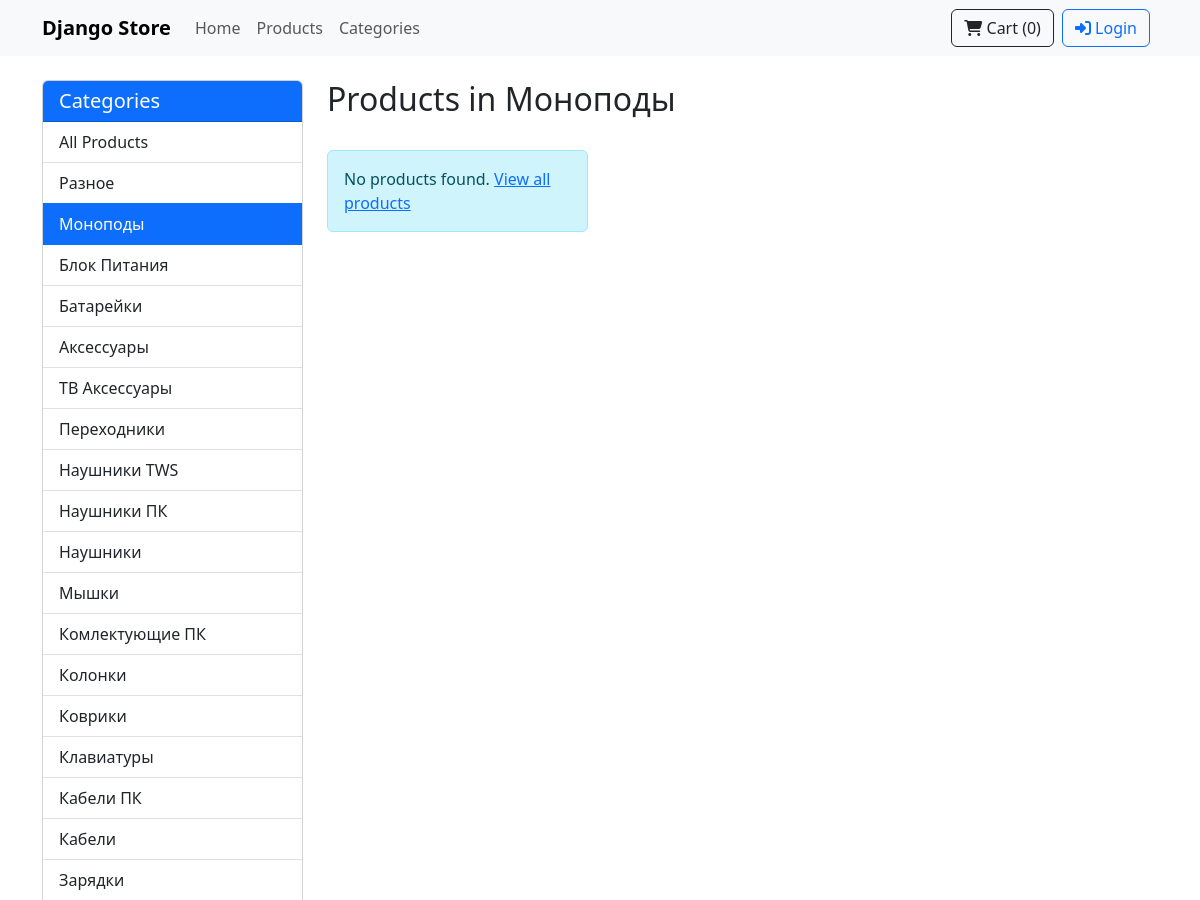
/category/monopody/ (upper part), run on an earlier commit of the app's database.
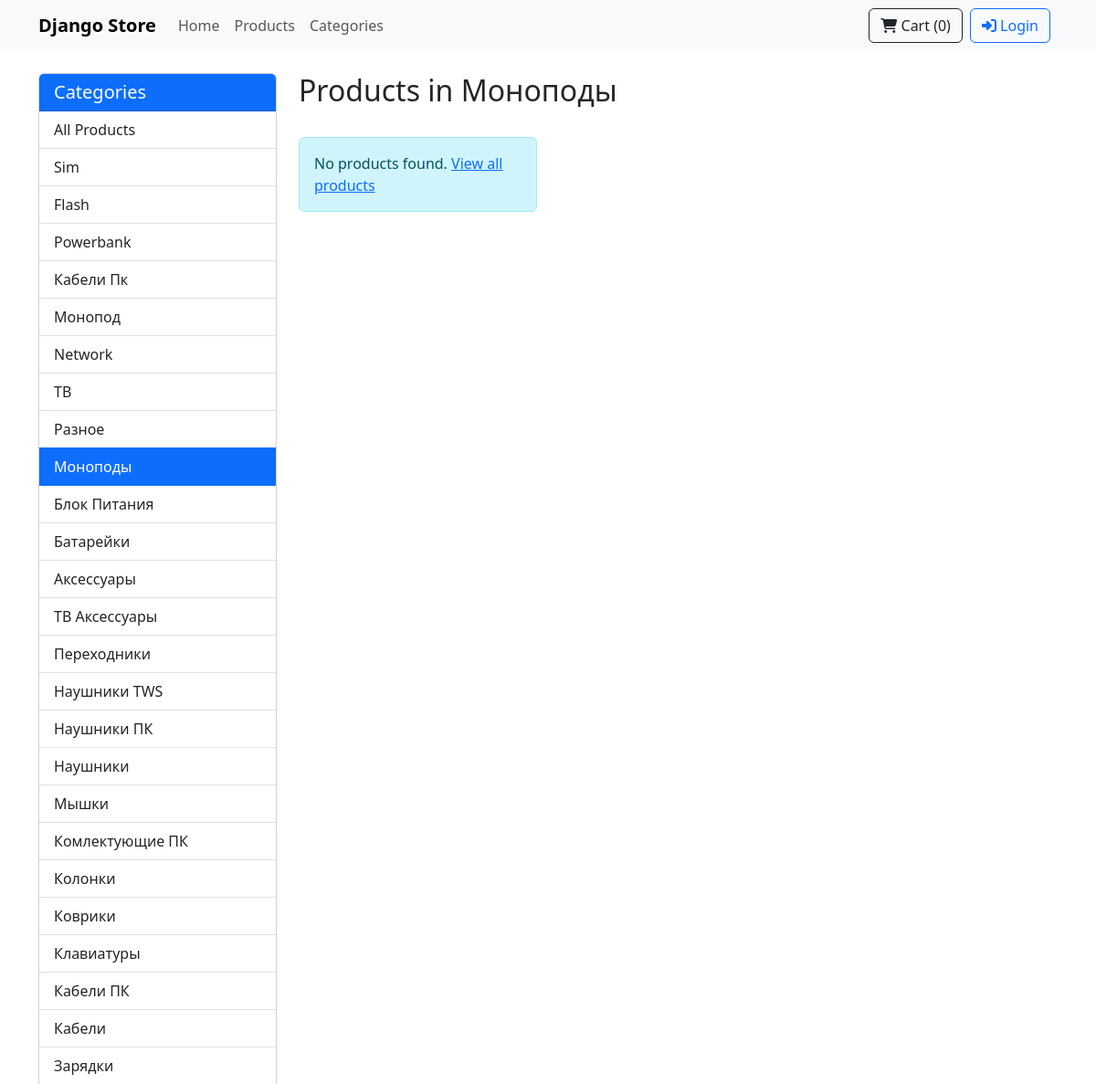
And on a later commit of the database.
### store/models.py (models this page shows, shortened)
class BaseModel(models.Model):
    id = models.UUIDField(primary_key=True, default=uuid.uuid4, editable=False)
    created_at = models.DateTimeField(auto_now_add=True, db_index=True)
    modified_at = models.DateTimeField(auto_now=True)
    class Meta:
        abstract = True
        ordering = ['-created_at']

class Category(BaseModel):
    name = models.CharField(max_length=255, unique=True)
    name_2 = models.CharField(max_length=255, blank=True, null=True)
    category_article = models.CharField(max_length=50, blank=True, null=True, help_text="Category article/reference code", db_index=True)
    slug = models.SlugField(max_length=255, unique=True, blank=True)
    description = models.TextField(blank=True, null=True)
    parent = models.ForeignKey('self', null=True, blank=True, on_delete=models.SET_NULL, related_name='children', db_index=True)
    image = models.ForeignKey(Image, null=True, blank=True, on_delete=models.SET_NULL, related_name='category_images')
    class Meta(BaseModel.Meta):
        verbose_name_plural = "Categories"
        indexes = [models.Index(fields=['slug']), models.Index(fields=['category_article'])]

### store/views.py (the view)
# urls.py: path('category/<slug:category_slug>/', views.product_list, name='category_products'), # Assuming product_list handles category filtering
def product_list(request, category_slug=None):
    category = None
    products_query = Product.objects.filter(is_active=True).select_related('category').prefetch_related(
        Prefetch('images', queryset=Image.objects.filter(is_main=True), to_attr='main_product_image_list'),
        Prefetch('prices', queryset=Price.objects.filter(is_active=True, price_type=Price.PriceType.SELLING).order_by('amount'), to_attr='selling_prices_list')
    )
    if category_slug:
        category = get_object_or_404(Category, slug=category_slug)
        products_query = products_query.filter(category=category)
    products = list(products_query) # Evaluate the queryset
    for product in products:
        product.display_image = product.main_product_image_list[0] if product.main_product_image_list else (product.images.first() if product.images.exists() else None)
        product.display_price = product.selling_prices_list[0] if product.selling_prices_list else None
    categories = Category.objects.all()
    return render(request, 'store/product_list.html', {'products': products, 'category': category, 'categories': categories})

### store/templates/store/product_list.html (shortened to what this page needs)
{% extends 'store/base.html' %}
{% block content %}
<div class="row">
    <div class="col-md-3 mb-4">
        <div class="card">
            <div class="card-header bg-primary text-white">
                <h5 class="mb-0">Categories</h5>
            </div>
            <div class="list-group list-group-flush">
                <a href="{% url 'store:product_list' %}" class="list-group-item list-group-item-action {% if not category %}active{% endif %}">
                    All Products
                </a>
                {% for cat in categories %}
                <a href="{% url 'store:category_products' cat.slug %}"
                   class="list-group-item list-group-item-action {% if category.id == cat.id %}active{% endif %}">
                    {{ cat.name }}
                </a>
                {% endfor %}
            </div>
        </div>
    </div>
    <div class="col-md-9">
        <div class="d-flex justify-content-between align-items-center mb-4">
            <h2>
                {% if category %}
                Products in {{ category.name }}
                {% elif tag %}
                Products tagged with "{{ tag.name }}"
                {% else %}
                All Products
                {% endif %}
            </h2>
        </div>
        <div class="row row-cols-1 row-cols-md-3 g-4">
            {% for product in products %}
            <div class="col">
                <div class="card h-100 product-card">
                    {% if product.main_image %}
                    <img src="{{ product.main_image.file_path.url }}" class="card-img-top" alt="{{ product.name }}">
                    {% else %}
                    <div class="card-img-top bg-light text-center py-5">
                        <i class="fas fa-image fa-3x text-secondary"></i>
                    </div>
                    {% endif %}
                    <div class="card-body">
                        <h5 class="card-title">{{ product.name }}</h5>
                        <p class="card-text">{{ product.short_description|default:product.description|truncatechars:80 }}</p>
                        <p class="fw-bold">{{ product.current_price_display }}</p>
                    </div>
                    <div class="card-footer bg-white border-top-0">
                        <a href="{% url 'store:product_detail' product.slug %}" class="btn btn-primary w-100">View Details</a>
                    </div>
                </div>
            </div>
            {% empty %}
            <div class="col-12">
                <div class="alert alert-info">
                    No products found.
                    {% if category %}
                    <a href="{% url 'store:product_list' %}">View all products</a>
                    {% endif %}
                </div>
            </div>
            {% endfor %}
        </div>
    </div>
</div>
{% endblock %}

What changed in the data, as far as the page shows it:
added Category: name "Sim"
added Category: name "Flash"
added Category: name "Powerbank"
added Category: name "Кабели Пк"
added Category: name "Монопод"
added Category: name "Network"
added Category: name "ТВ"
